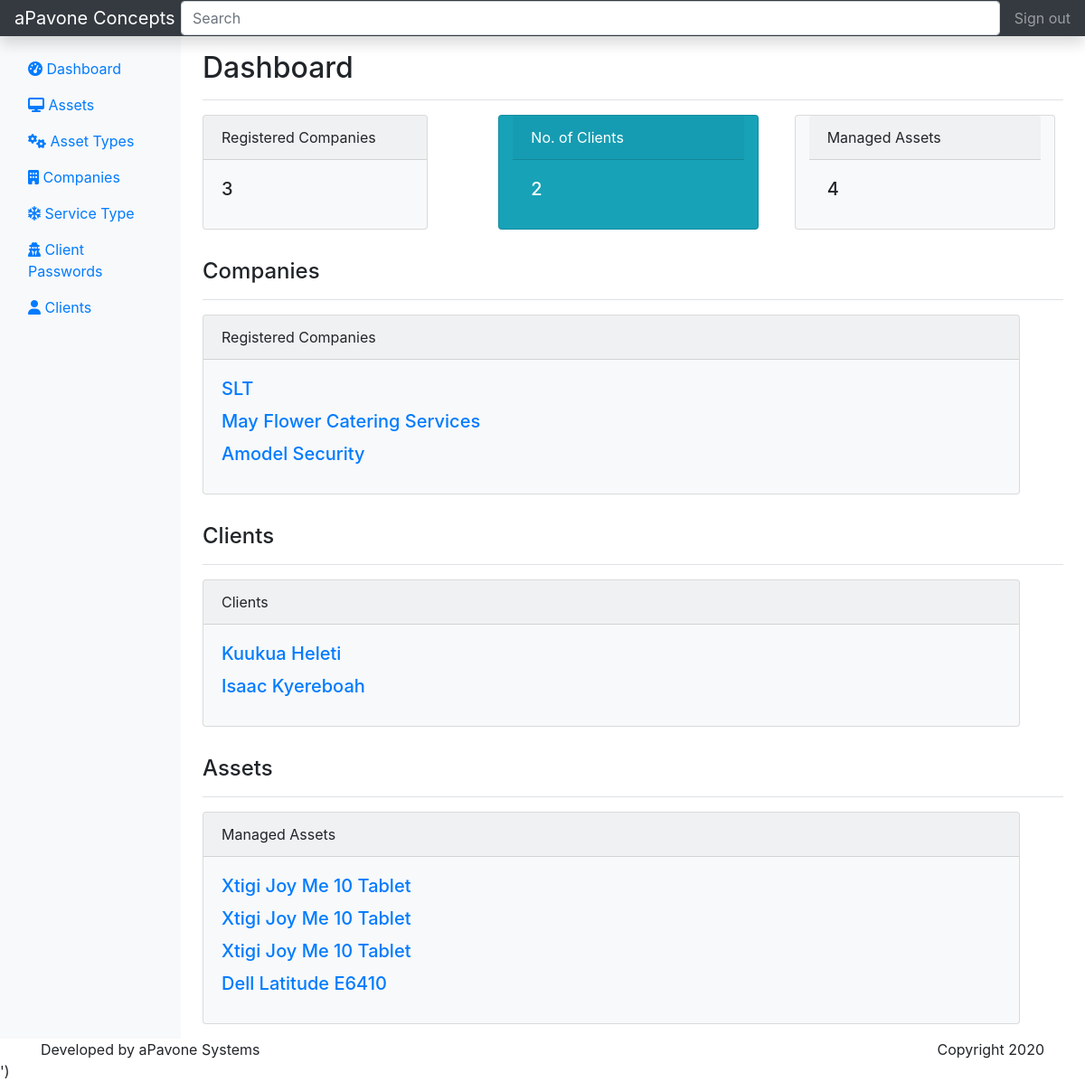
The app's page /, older data.
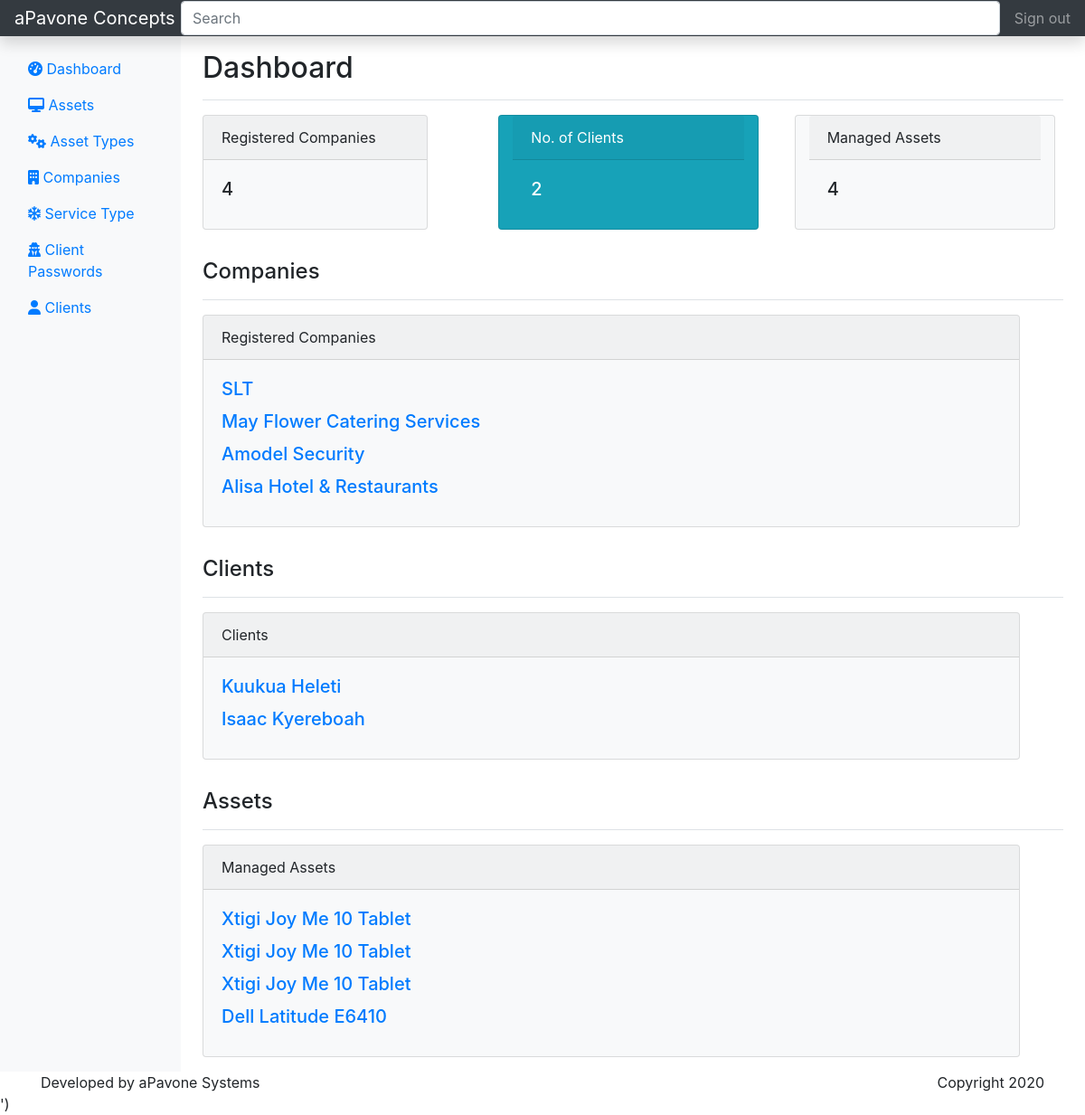
The same page, newer data.
### register/models.py (models this page shows, shortened)
class Company(models.Model):
    name = models.CharField(max_length=30, unique=True)
    location = models.CharField(max_length=30)
    phone = models.CharField(max_length=10)
    servicetype = models.ForeignKey(ServiceType, on_delete=models.CASCADE)
    class Meta:
        verbose_name = 'Company'
        verbose_name_plural = 'Companies'

class Staff(models.Model):
    first_name = models.CharField(max_length=30)
    last_name = models.CharField(max_length=30)
    email = models.EmailField(unique=True)
    phone = models.CharField(max_length=10)
    address = models.CharField(max_length=30)
    company = models.ForeignKey(Company, on_delete=models.CASCADE)
    class Meta:
        verbose_name = 'Staff'
        verbose_name_plural = 'Staff'

class Asset(models.Model):
    name = models.CharField(max_length=90)
    company = models.ForeignKey(Company, on_delete=models.CASCADE)
    serial_number = models.CharField(max_length=90, blank=True, null=True, unique=True)
    type = models.ForeignKey(AssetType, on_delete=models.CASCADE)
    purchase_date = models.DateTimeField(auto_now_add=True)

### register/views.py (the view)
# urls.py: 2. Add a URL to urlpatterns:  path('', views.home, name='home')
def home(request):
    companies = Company.objects.all()
    company_count = companies.aggregate(Count('id'))['id__count']
    staffs = Staff.objects.all()
    staff_count = staffs.aggregate(Count('id'))['id__count']
    assets = Asset.objects.all()
    asset_count = assets.aggregate(Count('id'))['id__count']
    context = {
        'companies': companies,
        'company_count': company_count,
        'staffs': staffs,
        'staff_count': staff_count,
        'assets': assets,
        'asset_count': asset_count,
    }
    return render(request, "register/pages/layout.html", context)

### register/templates/register/pages/layout.html (shortened to what the changed rows need)
{% load static %}
<!doctype html>
<html lang="en">
  <head>
<link rel="stylesheet" href="https://cdn.jsdelivr.net/npm/bootstrap@4.5.3/dist/css/bootstrap.min.css">
<link rel="stylesheet" href="https://stackpath.bootstrapcdn.com/font-awesome/4.7.0/css/font-awesome.min.css">
  </head>
  <body>
    <div class="container-fluid">
      <div class="row">
        <main role="main" class="col-md-9 ml-sm-auto col-lg-10 px-md-4">
             {% block content %}
            <div class="d-flex justify-content-between flex-wrap flex-md-nowrap align-items-center pt-3 pb-2 mb-3 border-bottom">
            <h1 class="h2">Dashboard</h1>
          </div>
                 <div class="row">
                    <div class="col-4 col-md-4 col-xs-12">
                      <div class="card bg-light mb-3 mr-5" style="max-width: 18rem;">
                    <div class="card-body">
                      <h5 class="card-title align-items-center"> {{ company_count }} </h5>
                    </div>
                  </div>
                    </div>
                 </div>
              <div class="d-flex justify-content-between flex-wrap flex-md-nowrap align-items-center pt-3 pb-2 mb-3 border-bottom">
                <h1 class="h4">Companies</h1>
              </div>
              <div class="row">
                    <div class="col-12 col-md-12 col-xs-12">
                      <div class="card bg-light mb-3 mr-5">
                       <div class="card-body">
                      {% for company in companies %}
                         <a href="#"><h5 class="card-title"> {{ company.name }}</h5></a>
                         {% endfor %}
                    </div>
                  </div>
                    </div>
              </div>
              <div class="d-flex justify-content-between flex-wrap flex-md-nowrap align-items-center pt-3 pb-2 mb-3 border-bottom">
                <h1 class="h4">Clients</h1>
              </div>
              <div class="row">
                    <div class="col-12 col-md-12 col-xs-12">
                      <div class="card bg-light mb-3 mr-5">
                       <div class="card-body">
                      {% for staff in staffs %}
                         <a href="#"><h5 class="card-title"> {{ staff.first_name }} {{ staff.last_name }}</h5></a>
                         {% endfor %}
                    </div>
                  </div>
                    </div>
              </div>
              <div class="d-flex justify-content-between flex-wrap flex-md-nowrap align-items-center pt-3 pb-2 mb-3 border-bottom">
                <h1 class="h4">Assets</h1>
              </div>
              <div class="row">
                    <div class="col-12 col-md-12 col-xs-12">
                      <div class="card bg-light mb-3 mr-5">
                       <div class="card-body">
                      {% for asset in assets %}
                         <a href="#"><h5 class="card-title"> {{ asset.name }}</h5></a>
                         {% endfor %}
                    </div>
                  </div>
                    </div>
              </div>
            {% endblock %}
        </main>
      </div>
    </div>
  </body>
</html>

Row changes from the older to the newer data that the page shows:
added Company: name "Alisa Hotel & Restaurants"
Text that changed along with them:
{{ company_count }}: "3" → "4"
